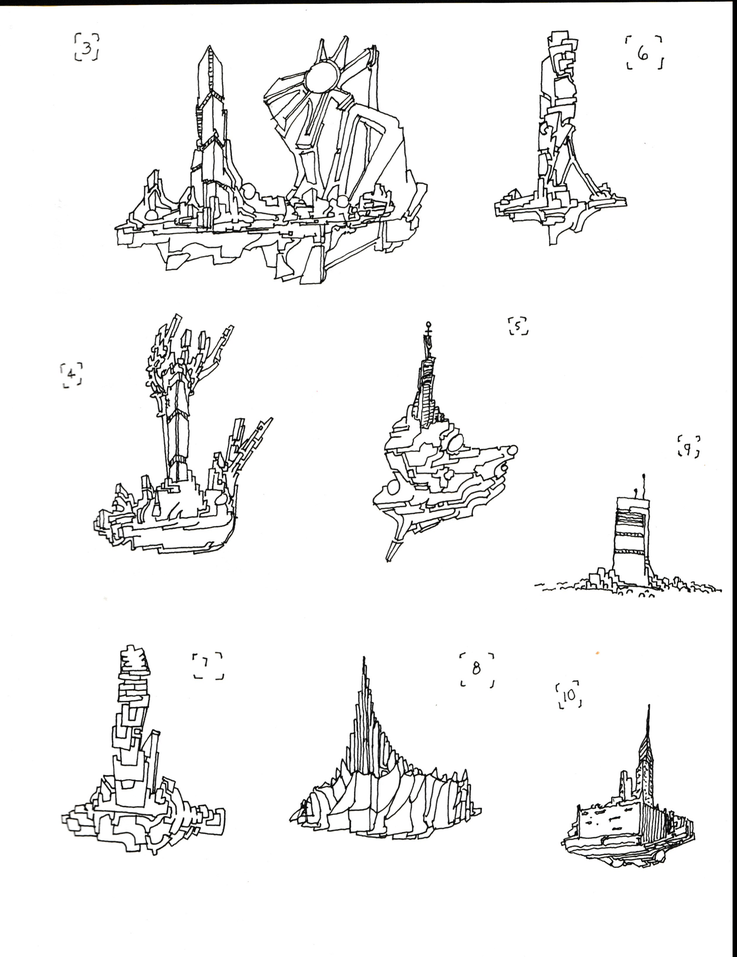
#> input picture media/raw_formatted/1.png, 737 x 957 px, shrunk from 2500 x 3245 before the run; its folder holds only this picture in this run
$ python preprocessing.py
#> lines starting #> are read from the running program, lines starting #| are printed output that depends on the picture
#> in main, image is the input picture: shape (957, 737, 3); mean B, G, R 240.2, 240.4, 240.4
import cv2
import os
import numpy as np

def is_grayscale(img):
    """Check if an image is grayscale or colored."""
    # If all three color channels are identical, then the image is grayscale
    return cv2.countNonZero(cv2.subtract(img[:,:,0], img[:,:,1])) == 0 and cv2.countNonZero(cv2.subtract(img[:,:,0], img[:,:,2])) == 0

def darken_grays(image):
    # Convert the image to HSV color space
    hsv = cv2.cvtColor(image, cv2.COLOR_BGR2HSV)
#> hsv: shape (957, 737, 3); mean H, S, V 4.7, 1, 240.5

    # Increase the intensity of the V channel to darken grays
    v_channel = hsv[:, :, 2]
    bool_mask = np.logical_and(v_channel > 50, v_channel < 200)  # targeting grayish values
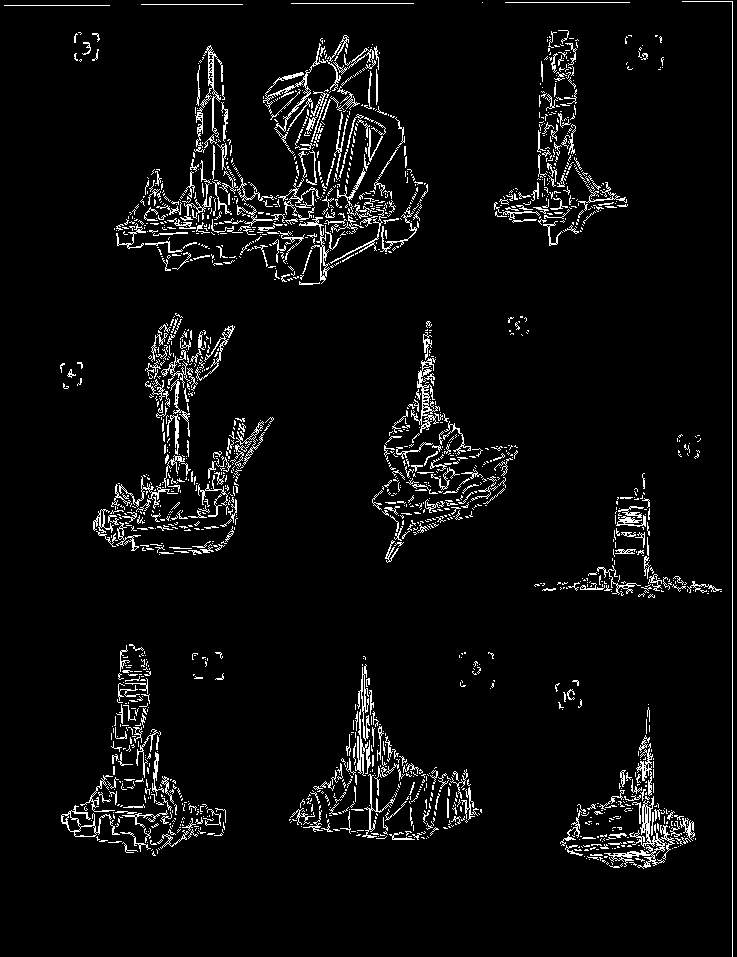
#> bool_mask: shape (957, 737) bool; 4.9% white in thin lines or dots
    hsv[bool_mask, 2] = hsv[bool_mask, 2] * 0.75  # reduce the brightness of these pixels by 25%
#> hsv: shape (957, 737, 3); mean H, S, V 4.7, 1, 239.1

    # Convert back to BGR color space
    return cv2.cvtColor(hsv, cv2.COLOR_HSV2BGR)

def enhance_image(image):
    # Reduce noise using bilateral filter
    denoised = cv2.bilateralFilter(image, 5, 50, 50)

    # Darken grays
    darkened = darken_grays(denoised)

    # Slightly sharpen the image
    kernel = np.array([[0, -0.25, 0],
                       [-0.25, 2, -0.25],
                       [0, -0.25, 0]])
    sharpened = cv2.filter2D(darkened, -1, kernel)
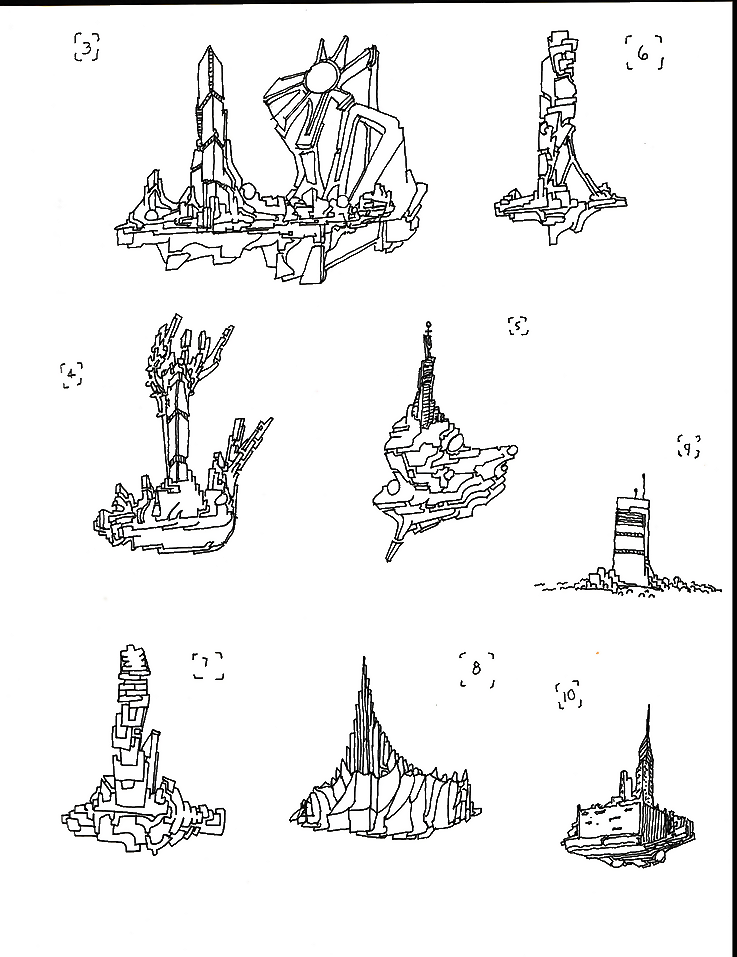
#> sharpened: shape (957, 737, 3); mean B, G, R 237.5, 237.6, 237.6

    return sharpened


def main():
    input_folder = "../media/raw_formatted"
    output_folder = "../media/preprocessed"

    # Create the output directory if it doesn't exist
    if not os.path.exists(output_folder):
        os.makedirs(output_folder)

    for filename in os.listdir(input_folder):
        if filename.endswith(".png"):
            print(f"Enhancing: {filename}")

            # Read the image
            image_path = os.path.join(input_folder, filename)
            image = cv2.imread(image_path, cv2.IMREAD_COLOR)

            # Enhance the image
            enhanced_image = enhance_image(image)

            # Save the enhanced image
            output_path = os.path.join(output_folder, filename)
            cv2.imwrite(output_path, enhanced_image)

if __name__ == "__main__":
    main()

$ run again, on media/raw_formatted/6.png
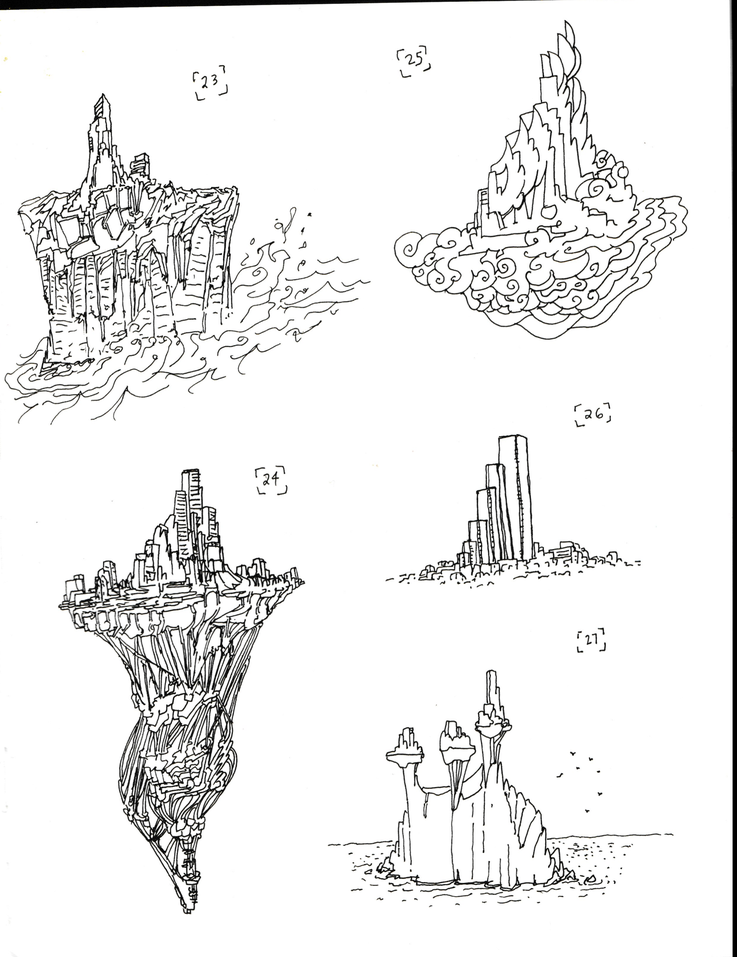
#> input picture media/raw_formatted/6.png, 737 x 957 px, shrunk from 2500 x 3245 before the run
#> in main, image is the input picture: shape (957, 737, 3); mean B, G, R 237.4, 237.7, 237.7
#> in darken_grays, `bool_mask = np.logical_and(v_channel > 50, v_channel < 200)`:
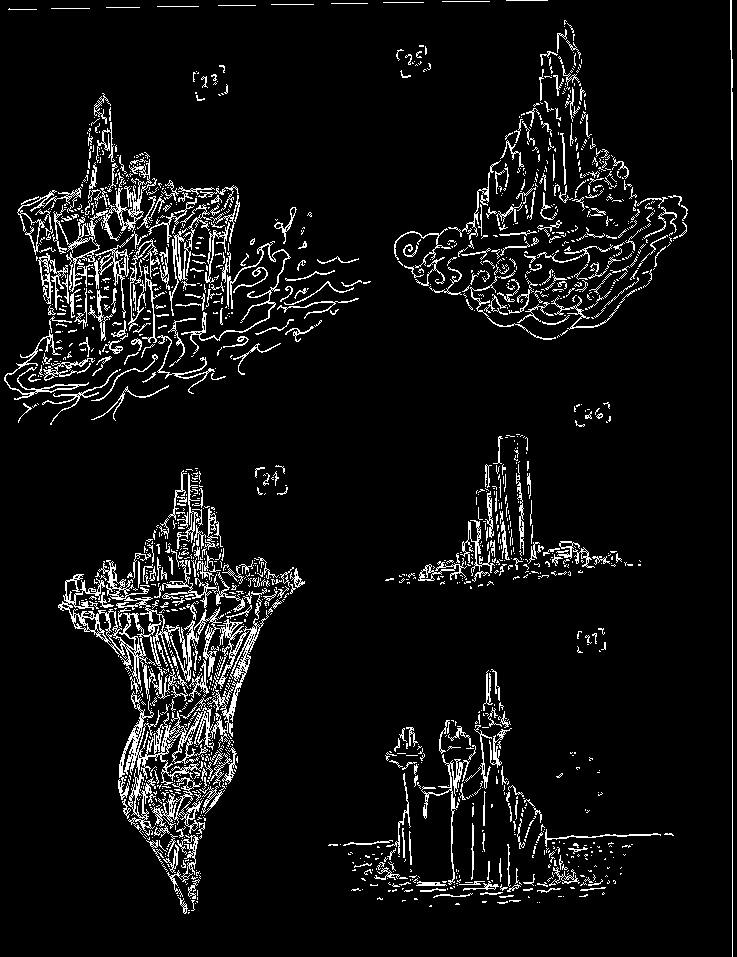
#> bool_mask: shape (957, 737) bool; 6.9% white in thin lines or dots
#> in enhance_image, `sharpened = cv2.filter2D(darkened, -1, kernel)`:
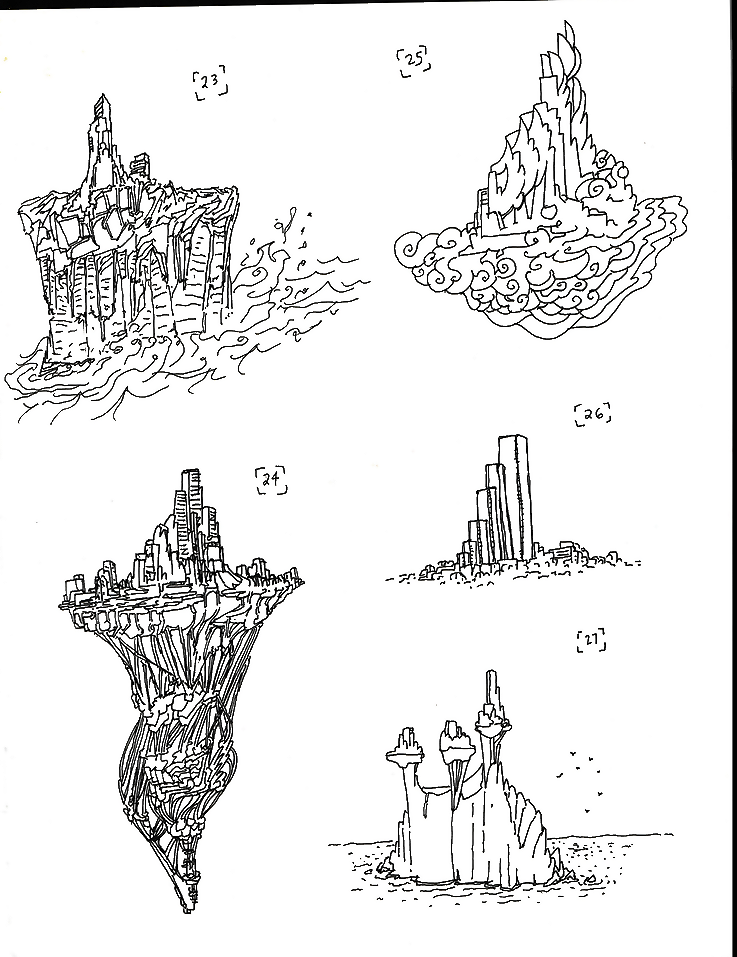
#> sharpened: shape (957, 737, 3); mean B, G, R 233.5, 233.6, 233.7

$ run again, on media/raw_formatted/4.png
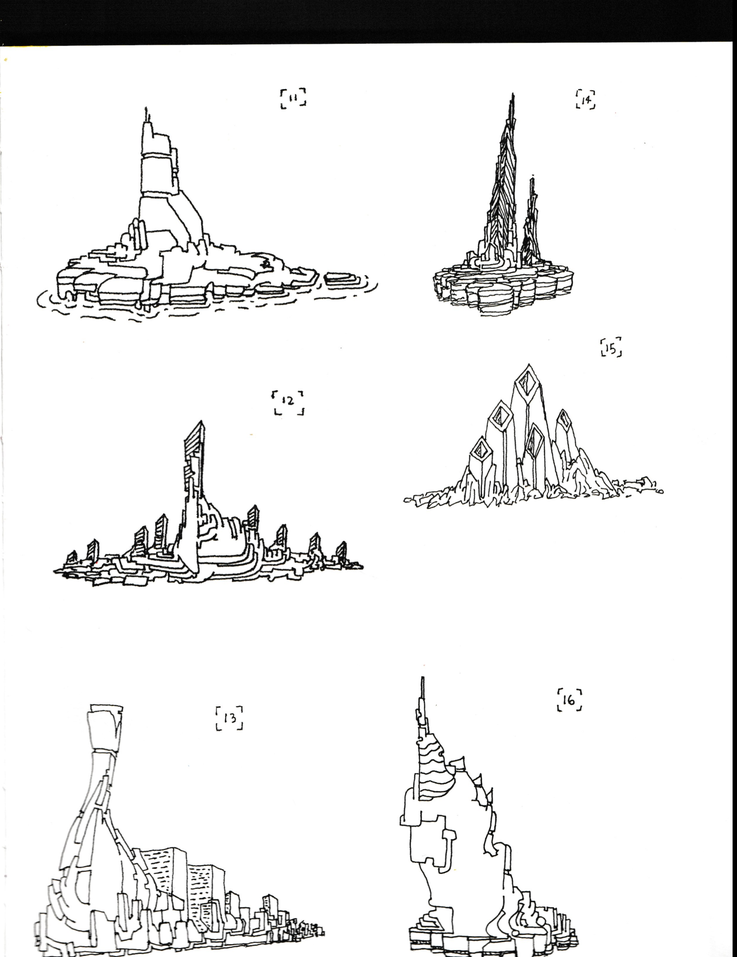
#> input picture media/raw_formatted/4.png, 737 x 957 px, shrunk from 2500 x 3245 before the run
#> in main, image is the input picture: shape (957, 737, 3); mean B, G, R 231.5, 231.6, 231.7
#> in darken_grays, `bool_mask = np.logical_and(v_channel > 50, v_channel < 200)`:
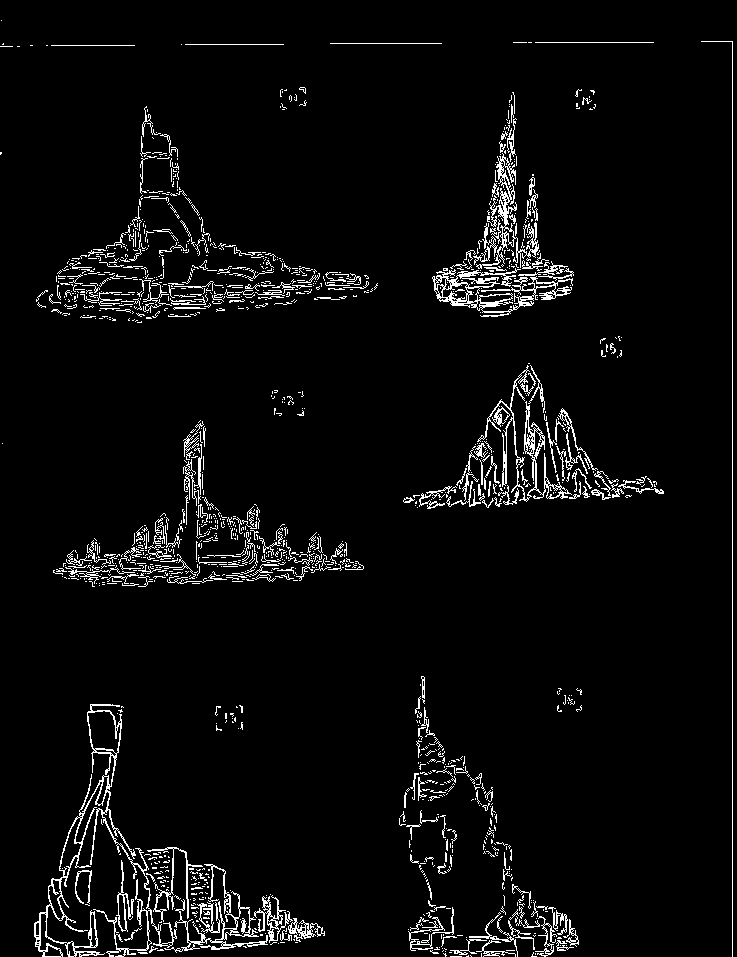
#> bool_mask: shape (957, 737) bool; 4.3% white in thin lines or dots
#> in enhance_image, `sharpened = cv2.filter2D(darkened, -1, kernel)`:
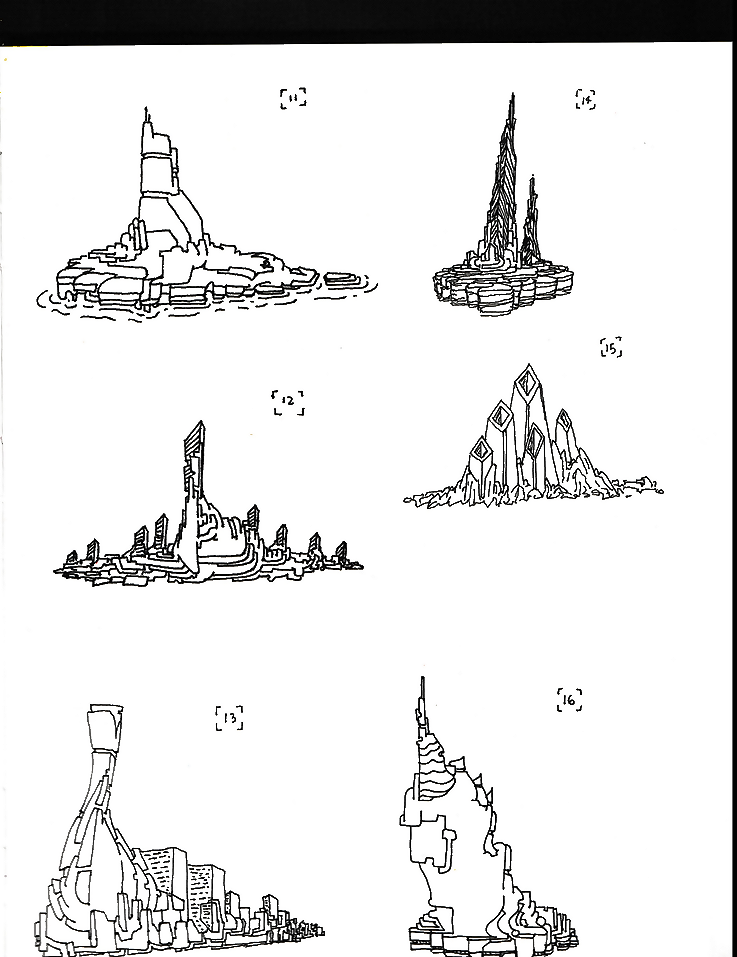
#> sharpened: shape (957, 737, 3); mean B, G, R 229.2, 229.3, 229.3

$ run again, on media/raw_formatted/5.png
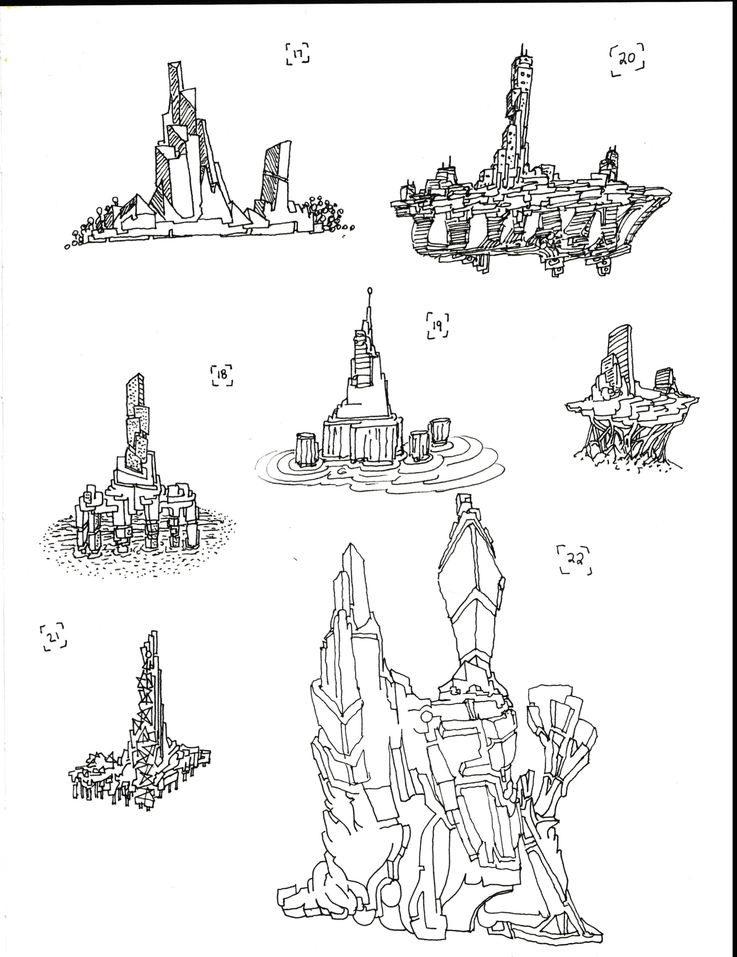
#> input picture media/raw_formatted/5.png, 737 x 957 px, shrunk from 2500 x 3245 before the run
#> in main, image is the input picture: shape (957, 737, 3); mean B, G, R 236.5, 236.8, 236.8
#> in darken_grays, `bool_mask = np.logical_and(v_channel > 50, v_channel < 200)`:
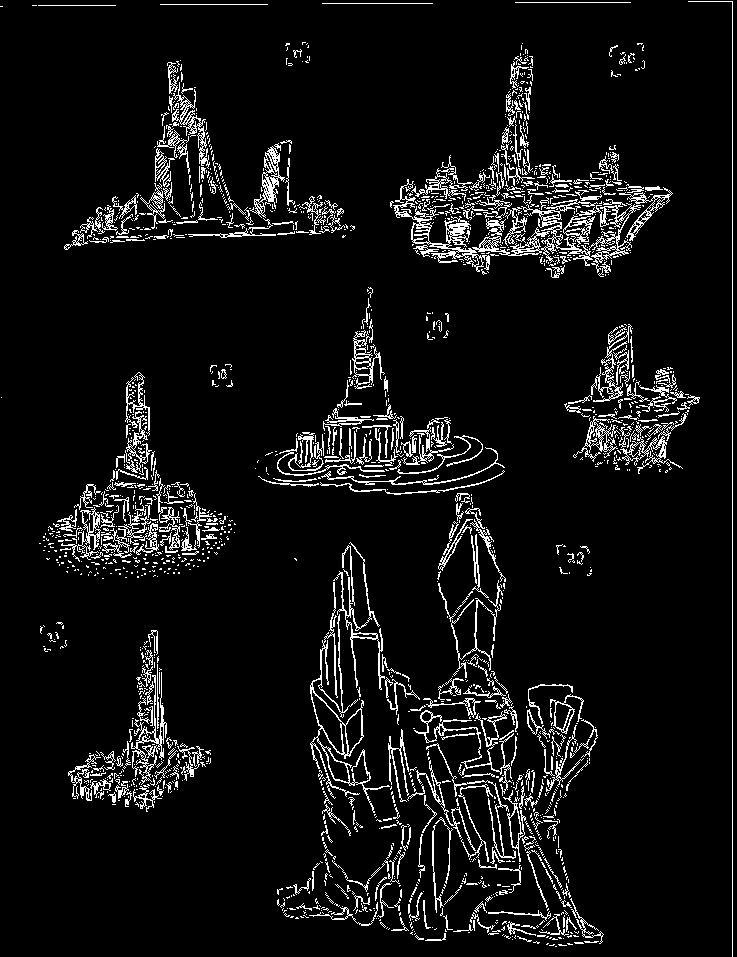
#> bool_mask: shape (957, 737) bool; 6.9% white in thin lines or dots
#> in enhance_image, `sharpened = cv2.filter2D(darkened, -1, kernel)`:
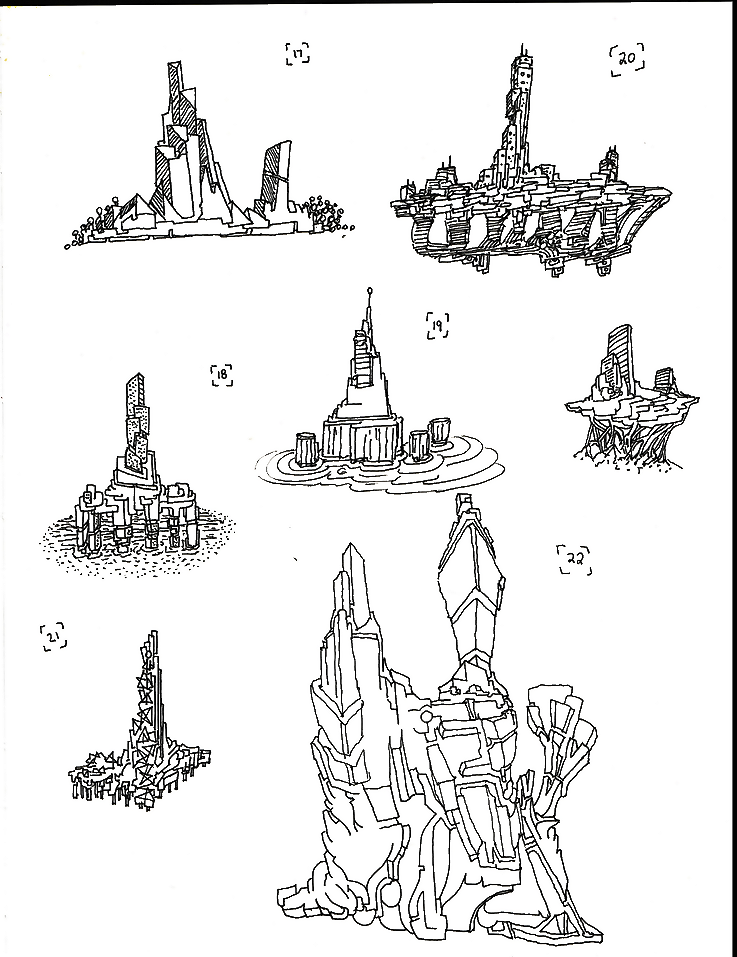
#> sharpened: shape (957, 737, 3); mean B, G, R 232.7, 232.9, 232.9
